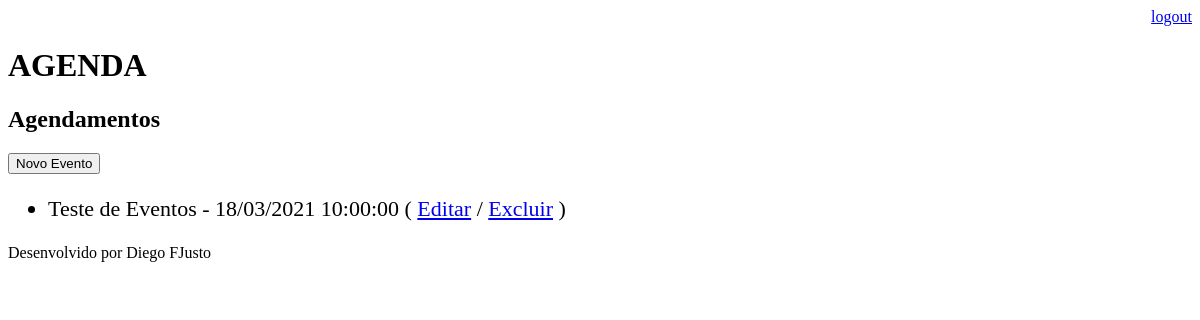
Page /agenda/ (signed in) on the earlier database version.
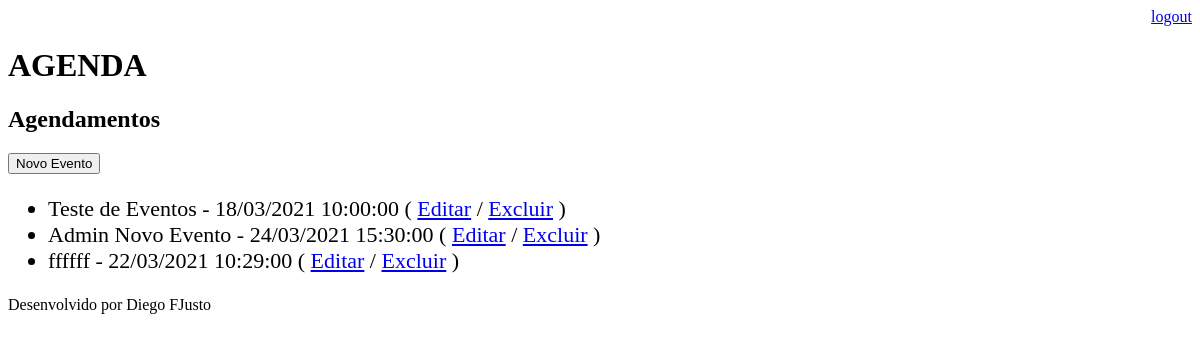
Same page on the later database version.
### core/models.py (models this page shows, shortened)
class Evento(models.Model):
    titulo = models.CharField(max_length=100)
    descricao = models.TextField(blank=True, null=True)
    data_evento = models.DateTimeField(verbose_name='Data do Eventos')
    data_criacao = models.DateTimeField(auto_now=True)
    usuario = models.ForeignKey(User, on_delete=models.CASCADE)
    class Meta:
        db_table = 'evento'
    def get_data_evento(self):
        return self.data_evento.strftime('%d/%m/%Y %H:%M:%S')

### core/views.py (the view)
# urls.py: path('agenda/', views.lista_eventos),
@login_required(login_url='/login/')
def lista_eventos(request):
    usuario = request.user
    evento = Evento.objects.filter(usuario=usuario)
    dados = {'eventos':evento}
    return render(request, 'agenda.html', dados)

### templates/agenda.html
{% extends "model-page.html" %}
{% block content %}
    <h2>Agendamentos</h2>
    <a href="evento/">
        <button type="button">Novo Evento</button>
    </a>
    <ul style="font-size: 22px">
        {% for evento in eventos %}
            <li>
                {{ evento.titulo }} - {{ evento.get_data_evento }}
                ( <a href="evento/?id={{ evento.id }}">Editar</a>
                / <a href="evento/delete/{{ evento.id }}/"> Excluir</a> )
            </li>
        {% endfor %}
    </ul>
{% endblock %}

Differences in the rows shown:
added Evento: titulo "Admin Novo Evento", get_data_evento "24/03/2021 15:30:00"
added Evento: titulo "ffffff", get_data_evento "22/03/2021 10:29:00"
